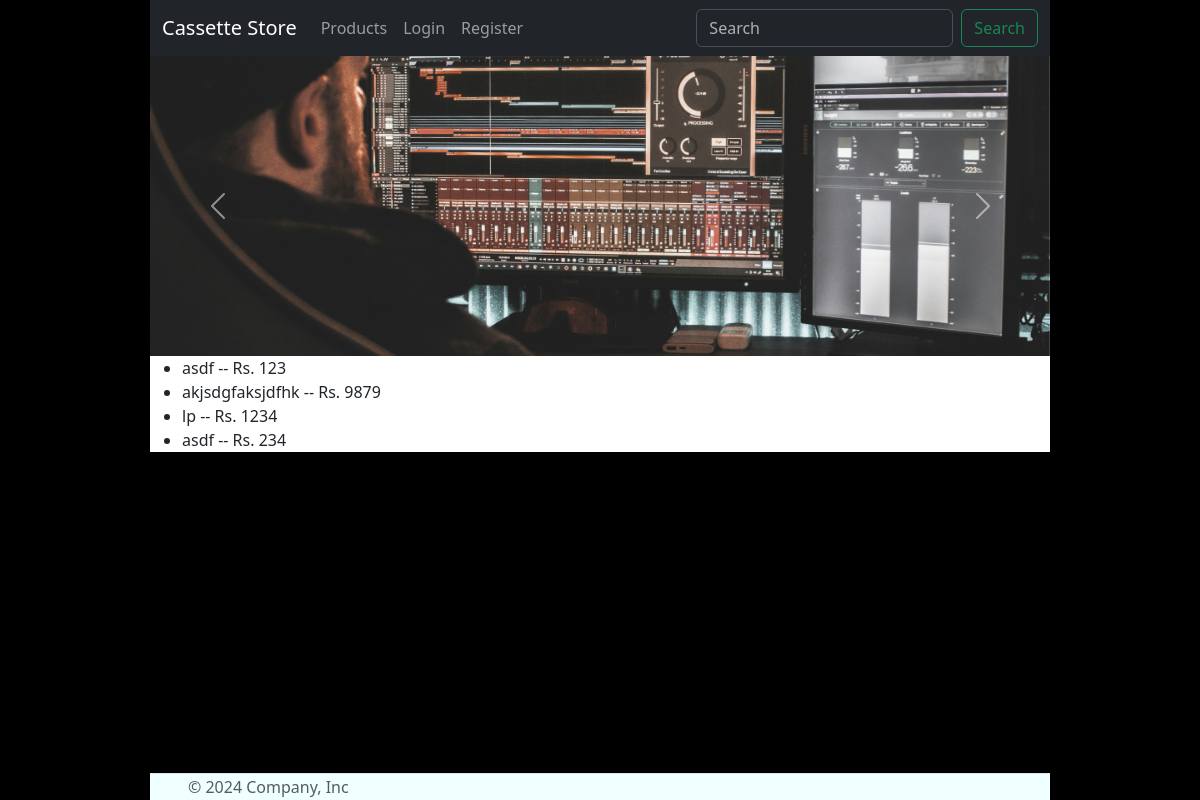
Before: / with the older database file.
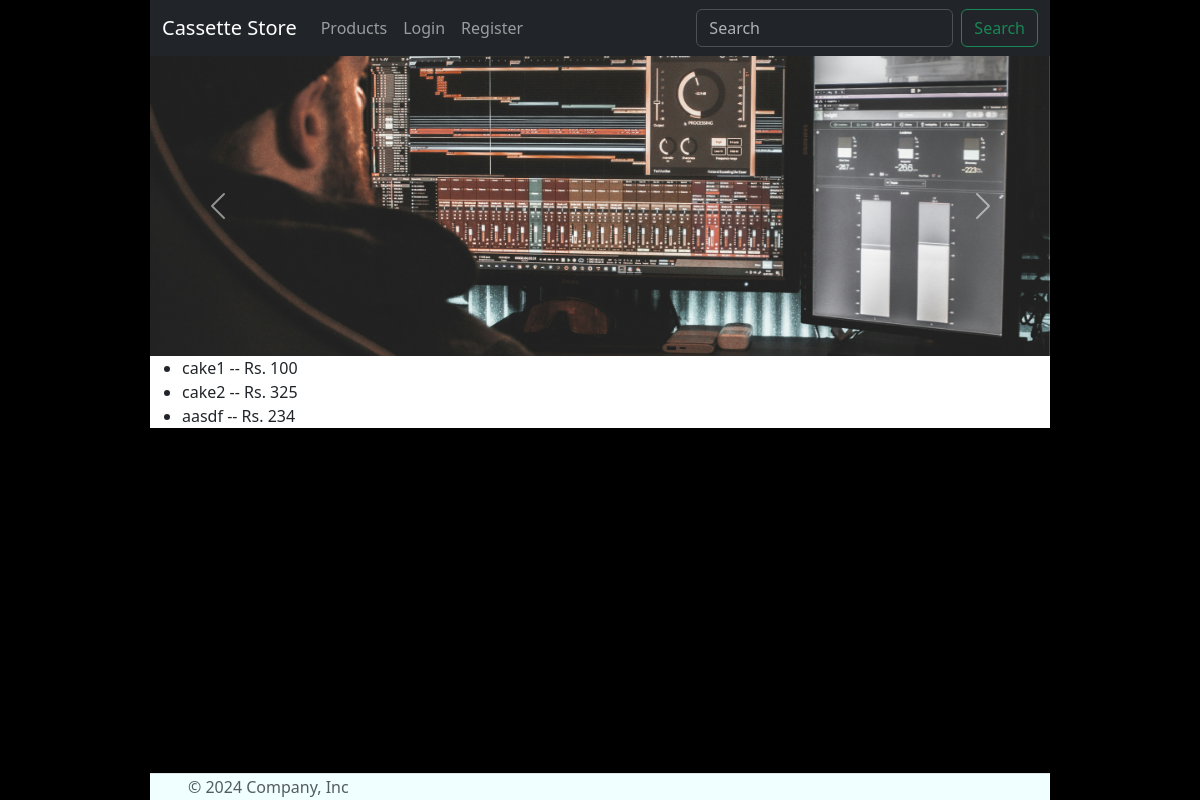
After: the same page with the newer database file.
### myapp/models.py (models this page shows, shortened)
class Product(models.Model):
    name = models.CharField(max_length=100) # becomes varchar
    price = models.PositiveIntegerField() # becomes unsigned int
    description = models.TextField() # becomes long or medium text
    stock = models.PositiveIntegerField(default=1)
    created_at =  models.DateTimeField(auto_now_add=True) # stores the curdatetime() in a datetime field
    pic = models.ImageField(upload_to="products/", null = True)

### myapp/views.py (the view)
# urls.py: 2. Add a URL to urlpatterns:  path('', views.home, name='home')
def home(request):
    products = Product.objects.all() # collecting all the products
    context = {
        'prods' : products,
    }
    template = loader.get_template('home.html')
    return HttpResponse(template.render(context, request))

### myapp/templates/home.html (shortened to what this page needs)
{% extends 'base.html' %}
{% load static %}
{% block content %}
<section id="home-carousel">
  <div id="carouselExample" class="carousel slide">
    <div class="carousel-inner">
      <div class="carousel-item active">
        <img src="{% static 'images\carousel\img (1).jpg' %}" class="d-block w-100" alt="...">
      </div>
    </div>
    <button class="carousel-control-prev" type="button" data-bs-target="#carouselExample" data-bs-slide="prev">
      <span class="carousel-control-prev-icon" aria-hidden="true"></span>
    </button>
    <button class="carousel-control-next" type="button" data-bs-target="#carouselExample" data-bs-slide="next">
      <span class="carousel-control-next-icon" aria-hidden="true"></span>
    </button>
  </div>
</section>
<section id="products">
  <div>
    <ul>
      {% for p in prods %}
      <li>{{p.name}} -- Rs. {{p.price}}</li>
      {% endfor %}
    </ul>
  </div>
</section>
{% endblock %}

Changed rows visible on the page:
removed Product: name "asdf", price "123"
removed Product: name "akjsdgfaksjdfhk", price "9879"
removed Product: name "lp", price "1234"
removed Product: name "asdf", price "234"
added Product: name "cake1", price "100"
added Product: name "cake2", price "325"
added Product: name "aasdf", price "234"
